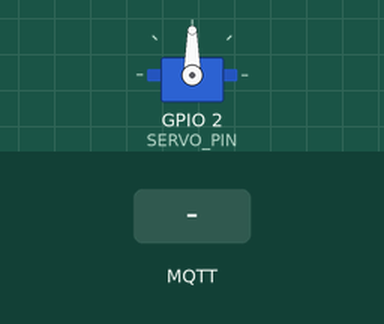
Bench run of a sketch on a simulated ESP8266 (NodeMCU). Shown: servo. The test bench sets the inputs (shaded band). WiFi joins after 1.5 s; servers stay silent unless stated; no MQTT or app messages arrive unless stated.

Above: at 2.7 s.
2.8 s: MQTT message "wave" arrives on the first subscribed topic
At 2.95 s:
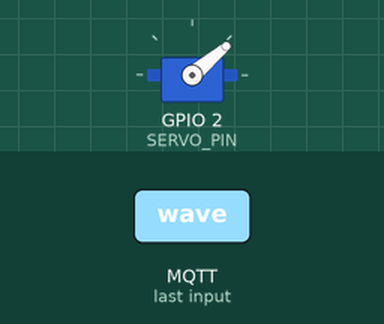
At 3.85 s:
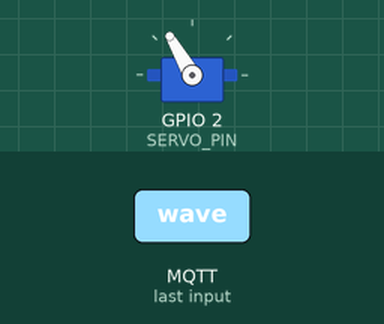
Timing chart, 0 to 6.1 s (numbered marks = the images above; inputs shaded):
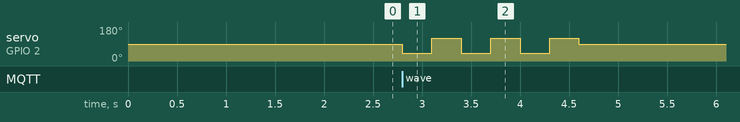

The sketch:

esp8266_servo_mqtt.ino
```cpp
/*
  esp8266_servo_mqtt.ino

  ESP8266 servo control over MQTT.
  Subscribes to a command topic and performs a simple wave motion.

  Update these before uploading:
  - WIFI_SSID
  - WIFI_PASSWORD
  - MQTT_BROKER
  - DEVICE_TOPIC_CMD
  - DEVICE_TOPIC_RESP
*/

#include <ESP8266WiFi.h>
#include <PubSubClient.h>
#include <Servo.h>

const char* WIFI_SSID = "ESP32-Hub";
const char* WIFI_PASSWORD = "Tryptol1n3!";
const char* MQTT_BROKER = "192.168.4.1";

const char* DEVICE_NAME = "esp8266_servo_1";
const char* DEVICE_TOPIC_CMD = "servo/esp8266/cmd";
const char* DEVICE_TOPIC_RESP = "servo/esp8266/response";

const int SERVO_PIN = 2;   // D4 / GPIO2 in your earlier setup

WiFiClient wifiClient;
PubSubClient client(wifiClient);
Servo myServo;

void connectWiFi() {
  WiFi.begin(WIFI_SSID, WIFI_PASSWORD);
  while (WiFi.status() != WL_CONNECTED) {
    delay(500);
  }
}

void reconnectMQTT() {
  while (!client.connected()) {
    if (client.connect(DEVICE_NAME)) {
      client.subscribe(DEVICE_TOPIC_CMD);
      client.publish(DEVICE_TOPIC_RESP, "ESP8266 connected");
    } else {
      delay(1000);
    }
  }
}

void doWave() {
  for (int i = 0; i < 3; i++) {
    myServo.write(40);
    delay(300);
    myServo.write(120);
    delay(300);
  }
  myServo.write(90);
}

void callback(char* topic, byte* payload, unsigned int length) {
  String msg = "";
  for (unsigned int i = 0; i < length; i++) {
    msg += (char)payload[i];
  }

  if (msg == "wave") {
    doWave();
    client.publish(DEVICE_TOPIC_RESP, "ESP8266 wave complete");
  } else if (msg == "center") {
    myServo.write(90);
    client.publish(DEVICE_TOPIC_RESP, "ESP8266 centered");
  } else {
    client.publish(DEVICE_TOPIC_RESP, "ESP8266 unknown command");
  }
}

void setup() {
  myServo.attach(SERVO_PIN);
  myServo.write(90);

  connectWiFi();
  client.setServer(MQTT_BROKER, 1883);
  client.setCallback(callback);
}

void loop() {
  if (!client.connected()) {
    reconnectMQTT();
  }
  client.loop();
}
```

Measured:
- after the input at 2.8 s, servo on GPIO 2 (SERVO_PIN): 90° → 40° at once, then repeats every 0.60 s: 120° 0.30 s, 40° 0.30 s, until it stays 90° from 4.6 s
